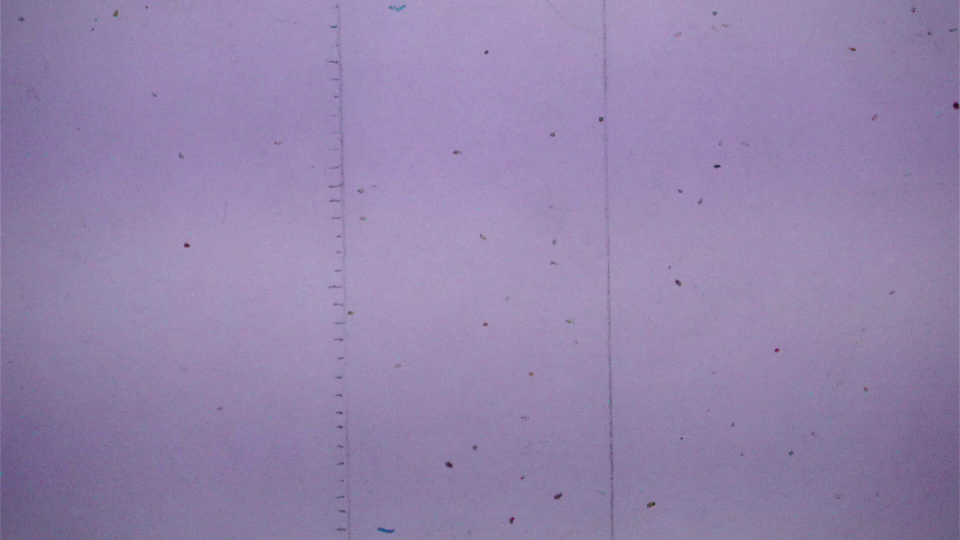
#> input picture ftest.png, 1920 x 1080 px, given in place of the camera (shown at 1/2 size)
$ python hsv_selector.py
#> lines starting #> are read from the running program, lines starting #| are printed output that depends on the picture; after the words box and inside, x2 and y2 are one past the last pixel; in counts of white or black regions, pixels touching at a corner belong together
#Encontrar los umbrales hsv para una imagen o video
import cv2
import numpy as np
import time

# Metodo callback requerido para utilizar trackbar
def nothing(x):
    pass

# Inicializar la captura de video
cap = cv2.VideoCapture(2)
#cap = cv2.imread("teff.PNG")

#propiedades del video de resolución
#cap.set(3,1280)
#cap.set(4,720)

# Create a window named trackbars.
cv2.namedWindow("Trackbars")
cv2.namedWindow("img")


# Now create 6 trackbars that will control the lower and upper range of
# H,S and V channels. The Arguments are like this: Name of trackbar,
# window name, range,callback function. For Hue the range is 0-179 and
# for S,V its 0-255.
cv2.createTrackbar("L - H", "Trackbars", 0, 179, nothing)
#> slider 'L - H' is set to 35
cv2.createTrackbar("L - S", "Trackbars", 0, 255, nothing)
#> slider 'L - S' is set to 51
cv2.createTrackbar("L - V", "Trackbars", 0, 255, nothing)
#> slider 'L - V' is set to 51
cv2.createTrackbar("U - H", "Trackbars", 179, 179, nothing)
cv2.createTrackbar("U - S", "Trackbars", 255, 255, nothing)
cv2.createTrackbar("U - V", "Trackbars", 255, 255, nothing)

while True:

    # Start reading the webcam feed frame by frame.
    ret, frame = cap.read()
#> frame is the input picture: shape (1080, 1920, 3); mean B, G, R 172.2, 131.8, 148.4
    #frame = cv2.imread("teffcut.PNG")

    # ret es un valor booleano que nos indica si el frame está disponible
    if not ret:
        break

    # Flip the frame horizontally (Not required)
    frame = cv2.flip( frame, 1 )

    # Convert the BGR image to HSV image.
    hsv = cv2.cvtColor(frame, cv2.COLOR_BGR2HSV)
#> hsv: shape (1080, 1920, 3); mean H, S, V 132.3, 60.1, 172.2

    # Get the new values of the trackbar in real time as the user changes
    # them
    l_h = cv2.getTrackbarPos("L - H", "Trackbars")
    l_s = cv2.getTrackbarPos("L - S", "Trackbars")
    l_v = cv2.getTrackbarPos("L - V", "Trackbars")
    u_h = cv2.getTrackbarPos("U - H", "Trackbars")
    u_s = cv2.getTrackbarPos("U - S", "Trackbars")
    u_v = cv2.getTrackbarPos("U - V", "Trackbars")

    # Set the lower and upper HSV range according to the value selected
    # by the trackbar
    lower_range = np.array([l_h, l_s, l_v])
    upper_range = np.array([u_h, u_s, u_v])

    # Filter the image and get the binary mask, where white represents
    # your target color
    mask = cv2.inRange(hsv, lower_range, upper_range)
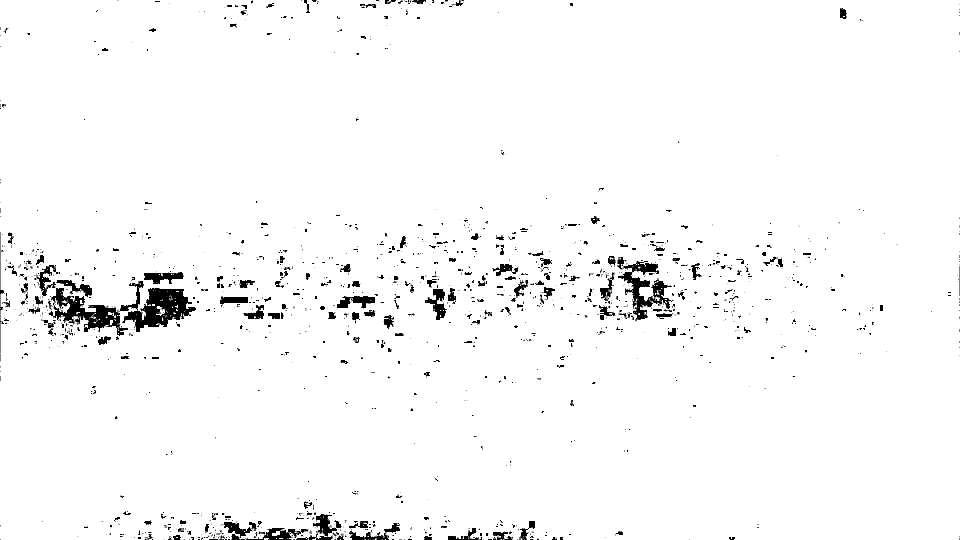
#> mask: shape (1080, 1920) (shown at 1/2 size); 97.3% white; 1528 black regions (1186 under 20 px), largest, box (x1, y1, x2, y2) and area: (239, 562, 392, 664) 6925, (97, 575, 256, 672) 5184, (1235, 514, 1347, 643) 4598


    # You can also visualize the real part of the target color (Optional)
    res = cv2.bitwise_and(frame, frame, mask=mask)
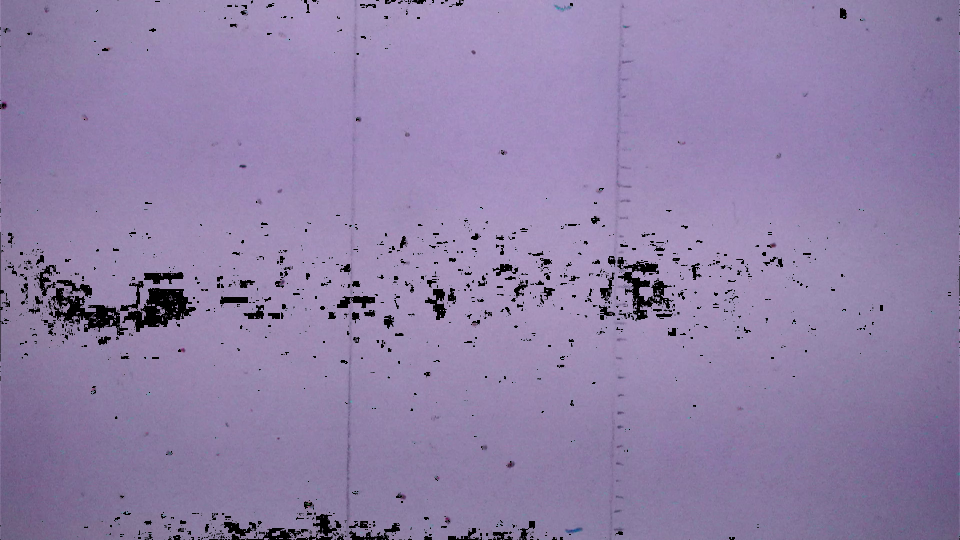
#> res: shape (1080, 1920, 3) (shown at 1/2 size); mean B, G, R 167.5, 128, 144.2

    # Converting the binary mask to 3 channel image, this is just so
    # we can stack it with the others
    mask_3 = cv2.cvtColor(mask, cv2.COLOR_GRAY2BGR)

    # stack the mask, orginal frame and the filtered result
    stacked = np.hstack((mask_3,frame,res))
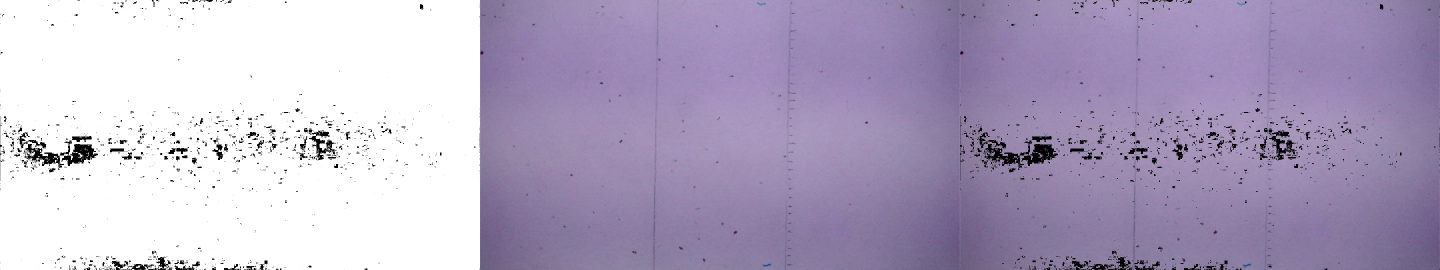
#> stacked: shape (1080, 5760, 3) (shown at 1/4 size); mean B, G, R 195.9, 169.3, 180.2

    # Show this stacked frame at 40% of the size.
    cv2.imshow('img',cv2.resize(stacked,None,fx=0.5,fy=0.5))

    # If the user presses ESC then exit the program
    key = cv2.waitKey(1)
#> (key Esc is pressed here)
    if key == 27:
        break

    # If the user presses `s` then print this array.
    if key == ord('s'):

        thearray = [[l_h,l_s,l_v],[u_h, u_s, u_v]]
        print(thearray)

        # Also save this array as penval.npy
        np.save('hsv_value',thearray)
        break

# Release the camera & destroy the windows.
cap.release()
cv2.destroyAllWindows()
